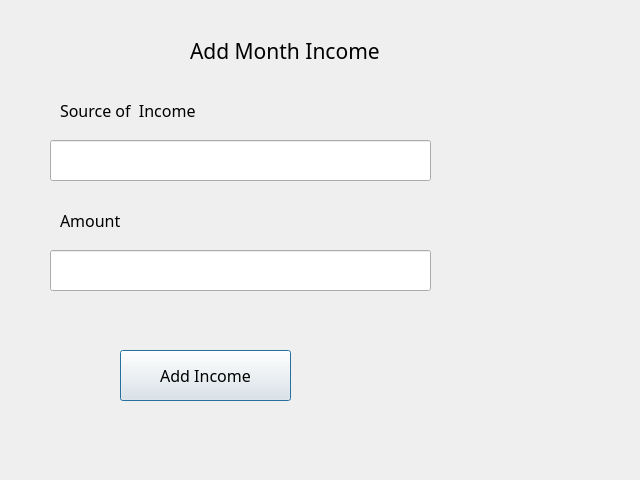
<?xml version="1.0" encoding="UTF-8"?>
<ui version="4.0">
 <class>InsM</class>
 <widget class="QDialog" name="InsM">
  <property name="geometry">
   <rect>
    <x>0</x>
    <y>0</y>
    <width>640</width>
    <height>480</height>
   </rect>
  </property>
  <property name="windowTitle">
   <string>Income</string>
  </property>
  <widget class="QLabel" name="label_7">
   <property name="geometry">
    <rect>
     <x>190</x>
     <y>30</y>
     <width>281</width>
     <height>41</height>
    </rect>
   </property>
   <property name="font">
    <font>
     <family>Sanskrit Text</family>
     <pointsize>16</pointsize>
    </font>
   </property>
   <property name="text">
    <string>Add Month Income</string>
   </property>
  </widget>
  <widget class="QLineEdit" name="IncDis">
   <property name="geometry">
    <rect>
     <x>50</x>
     <y>140</y>
     <width>381</width>
     <height>41</height>
    </rect>
   </property>
   <property name="font">
    <font>
     <pointsize>12</pointsize>
    </font>
   </property>
  </widget>
  <widget class="QLabel" name="label_8">
   <property name="geometry">
    <rect>
     <x>60</x>
     <y>90</y>
     <width>281</width>
     <height>41</height>
    </rect>
   </property>
   <property name="font">
    <font>
     <family>Sanskrit Text</family>
     <pointsize>12</pointsize>
    </font>
   </property>
   <property name="text">
    <string>Source of  Income</string>
   </property>
  </widget>
  <widget class="QLineEdit" name="IncAmount">
   <property name="geometry">
    <rect>
     <x>50</x>
     <y>250</y>
     <width>381</width>
     <height>41</height>
    </rect>
   </property>
   <property name="font">
    <font>
     <pointsize>12</pointsize>
    </font>
   </property>
   <property name="text">
    <string/>
   </property>
  </widget>
  <widget class="QLabel" name="label_9">
   <property name="geometry">
    <rect>
     <x>60</x>
     <y>200</y>
     <width>281</width>
     <height>41</height>
    </rect>
   </property>
   <property name="font">
    <font>
     <family>Sanskrit Text</family>
     <pointsize>12</pointsize>
    </font>
   </property>
   <property name="text">
    <string>Amount</string>
   </property>
  </widget>
  <widget class="QPushButton" name="IncAddbt">
   <property name="geometry">
    <rect>
     <x>120</x>
     <y>350</y>
     <width>171</width>
     <height>51</height>
    </rect>
   </property>
   <property name="font">
    <font>
     <family>Perpetua Titling MT</family>
     <pointsize>12</pointsize>
    </font>
   </property>
   <property name="text">
    <string>Add Income</string>
   </property>
  </widget>
  <widget class="QLabel" name="Resinc">
   <property name="geometry">
    <rect>
     <x>330</x>
     <y>350</y>
     <width>281</width>
     <height>41</height>
    </rect>
   </property>
   <property name="font">
    <font>
     <family>Sanskrit Text</family>
     <pointsize>12</pointsize>
    </font>
   </property>
   <property name="text">
    <string/>
   </property>
  </widget>
 </widget>
 <resources/>
 <connections/>
</ui>
